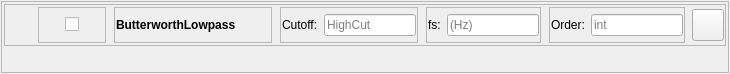
<?xml version="1.0" encoding="UTF-8"?>
<ui version="4.0">
 <class>topLevelForm</class>
 <widget class="QWidget" name="topLevelForm">
  <property name="geometry">
   <rect>
    <x>0</x>
    <y>0</y>
    <width>730</width>
    <height>74</height>
   </rect>
  </property>
  <property name="sizePolicy">
   <sizepolicy hsizetype="Preferred" vsizetype="Minimum">
    <horstretch>0</horstretch>
    <verstretch>0</verstretch>
   </sizepolicy>
  </property>
  <property name="maximumSize">
   <size>
    <width>800</width>
    <height>100</height>
   </size>
  </property>
  <property name="windowTitle">
   <string>Form</string>
  </property>
  <layout class="QVBoxLayout" name="verticalLayout">
   <property name="leftMargin">
    <number>1</number>
   </property>
   <property name="topMargin">
    <number>1</number>
   </property>
   <property name="rightMargin">
    <number>1</number>
   </property>
   <property name="bottomMargin">
    <number>1</number>
   </property>
   <item>
    <widget class="QFrame" name="frame_6">
     <property name="frameShape">
      <enum>QFrame::StyledPanel</enum>
     </property>
     <property name="frameShadow">
      <enum>QFrame::Raised</enum>
     </property>
     <layout class="QVBoxLayout" name="verticalLayout_3">
      <property name="leftMargin">
       <number>1</number>
      </property>
      <property name="topMargin">
       <number>1</number>
      </property>
      <property name="rightMargin">
       <number>1</number>
      </property>
      <property name="bottomMargin">
       <number>1</number>
      </property>
      <item>
       <widget class="QWidget" name="DataProcessorSettingsWidget" native="true">
        <layout class="QHBoxLayout" name="horizontalLayout_10">
         <property name="leftMargin">
          <number>1</number>
         </property>
         <property name="topMargin">
          <number>1</number>
         </property>
         <property name="rightMargin">
          <number>1</number>
         </property>
         <property name="bottomMargin">
          <number>1</number>
         </property>
         <item>
          <widget class="QFrame" name="frame">
           <property name="sizePolicy">
            <sizepolicy hsizetype="Preferred" vsizetype="Minimum">
             <horstretch>0</horstretch>
             <verstretch>0</verstretch>
            </sizepolicy>
           </property>
           <property name="frameShape">
            <enum>QFrame::StyledPanel</enum>
           </property>
           <property name="frameShadow">
            <enum>QFrame::Raised</enum>
           </property>
           <layout class="QHBoxLayout" name="horizontalLayout_12">
            <property name="leftMargin">
             <number>1</number>
            </property>
            <property name="topMargin">
             <number>1</number>
            </property>
            <property name="rightMargin">
             <number>1</number>
            </property>
            <property name="bottomMargin">
             <number>1</number>
            </property>
            <item>
             <widget class="QLabel" name="DataProcessorStateLabel">
              <property name="sizePolicy">
               <sizepolicy hsizetype="Fixed" vsizetype="Minimum">
                <horstretch>0</horstretch>
                <verstretch>0</verstretch>
               </sizepolicy>
              </property>
              <property name="minimumSize">
               <size>
                <width>25</width>
                <height>0</height>
               </size>
              </property>
              <property name="text">
               <string/>
              </property>
             </widget>
            </item>
            <item>
             <widget class="QWidget" name="ActivateCheckboxWidget" native="true">
              <property name="sizePolicy">
               <sizepolicy hsizetype="Fixed" vsizetype="Minimum">
                <horstretch>0</horstretch>
                <verstretch>0</verstretch>
               </sizepolicy>
              </property>
              <property name="minimumSize">
               <size>
                <width>70</width>
                <height>0</height>
               </size>
              </property>
              <layout class="QHBoxLayout" name="horizontalLayout_3">
               <property name="leftMargin">
                <number>1</number>
               </property>
               <property name="topMargin">
                <number>1</number>
               </property>
               <property name="rightMargin">
                <number>1</number>
               </property>
               <property name="bottomMargin">
                <number>1</number>
               </property>
               <item>
                <widget class="QFrame" name="frame_1">
                 <property name="frameShape">
                  <enum>QFrame::StyledPanel</enum>
                 </property>
                 <property name="frameShadow">
                  <enum>QFrame::Raised</enum>
                 </property>
                 <layout class="QHBoxLayout" name="horizontalLayout_7">
                  <property name="leftMargin">
                   <number>1</number>
                  </property>
                  <property name="topMargin">
                   <number>1</number>
                  </property>
                  <property name="rightMargin">
                   <number>1</number>
                  </property>
                  <property name="bottomMargin">
                   <number>1</number>
                  </property>
                  <item alignment="Qt::AlignHCenter|Qt::AlignVCenter">
                   <widget class="QCheckBox" name="ActivateDataProcessorCheckbox">
                    <property name="layoutDirection">
                     <enum>Qt::RightToLeft</enum>
                    </property>
                    <property name="text">
                     <string/>
                    </property>
                   </widget>
                  </item>
                 </layout>
                </widget>
               </item>
              </layout>
             </widget>
            </item>
            <item>
             <widget class="QWidget" name="dataProessorNameWidget" native="true">
              <property name="sizePolicy">
               <sizepolicy hsizetype="Fixed" vsizetype="Minimum">
                <horstretch>0</horstretch>
                <verstretch>0</verstretch>
               </sizepolicy>
              </property>
              <property name="minimumSize">
               <size>
                <width>160</width>
                <height>0</height>
               </size>
              </property>
              <layout class="QHBoxLayout" name="horizontalLayout_2">
               <property name="leftMargin">
                <number>1</number>
               </property>
               <property name="topMargin">
                <number>1</number>
               </property>
               <property name="rightMargin">
                <number>1</number>
               </property>
               <property name="bottomMargin">
                <number>1</number>
               </property>
               <item>
                <widget class="QFrame" name="frame_2">
                 <property name="frameShape">
                  <enum>QFrame::StyledPanel</enum>
                 </property>
                 <property name="frameShadow">
                  <enum>QFrame::Raised</enum>
                 </property>
                 <layout class="QHBoxLayout" name="horizontalLayout_4">
                  <property name="leftMargin">
                   <number>1</number>
                  </property>
                  <property name="topMargin">
                   <number>1</number>
                  </property>
                  <property name="rightMargin">
                   <number>1</number>
                  </property>
                  <property name="bottomMargin">
                   <number>1</number>
                  </property>
                  <item>
                   <widget class="QLabel" name="dataProcessorNameLabel">
                    <property name="enabled">
                     <bool>true</bool>
                    </property>
                    <property name="sizePolicy">
                     <sizepolicy hsizetype="Expanding" vsizetype="Fixed">
                      <horstretch>0</horstretch>
                      <verstretch>0</verstretch>
                     </sizepolicy>
                    </property>
                    <property name="minimumSize">
                     <size>
                      <width>0</width>
                      <height>32</height>
                     </size>
                    </property>
                    <property name="maximumSize">
                     <size>
                      <width>200</width>
                      <height>32</height>
                     </size>
                    </property>
                    <property name="font">
                     <font>
                      <bold>true</bold>
                     </font>
                    </property>
                    <property name="text">
                     <string>ButterworthLowpass</string>
                    </property>
                   </widget>
                  </item>
                 </layout>
                </widget>
               </item>
              </layout>
             </widget>
            </item>
            <item>
             <widget class="QWidget" name="cutoffWidget" native="true">
              <property name="sizePolicy">
               <sizepolicy hsizetype="Preferred" vsizetype="Minimum">
                <horstretch>0</horstretch>
                <verstretch>0</verstretch>
               </sizepolicy>
              </property>
              <layout class="QHBoxLayout" name="horizontalLayout_5">
               <property name="leftMargin">
                <number>1</number>
               </property>
               <property name="topMargin">
                <number>1</number>
               </property>
               <property name="rightMargin">
                <number>1</number>
               </property>
               <property name="bottomMargin">
                <number>1</number>
               </property>
               <item>
                <widget class="QFrame" name="frame_3">
                 <property name="frameShape">
                  <enum>QFrame::StyledPanel</enum>
                 </property>
                 <property name="frameShadow">
                  <enum>QFrame::Raised</enum>
                 </property>
                 <layout class="QHBoxLayout" name="horizontalLayout_8">
                  <property name="leftMargin">
                   <number>1</number>
                  </property>
                  <property name="topMargin">
                   <number>1</number>
                  </property>
                  <property name="rightMargin">
                   <number>1</number>
                  </property>
                  <property name="bottomMargin">
                   <number>1</number>
                  </property>
                  <item>
                   <widget class="QLabel" name="cutoffLable">
                    <property name="text">
                     <string>Cutoff:</string>
                    </property>
                   </widget>
                  </item>
                  <item>
                   <widget class="QLineEdit" name="cutoffLineEdit">
                    <property name="inputMask">
                     <string/>
                    </property>
                    <property name="text">
                     <string/>
                    </property>
                    <property name="placeholderText">
                     <string>HighCut</string>
                    </property>
                   </widget>
                  </item>
                 </layout>
                </widget>
               </item>
              </layout>
             </widget>
            </item>
            <item>
             <widget class="QWidget" name="fsWidget" native="true">
              <property name="sizePolicy">
               <sizepolicy hsizetype="Preferred" vsizetype="Minimum">
                <horstretch>0</horstretch>
                <verstretch>0</verstretch>
               </sizepolicy>
              </property>
              <layout class="QHBoxLayout" name="horizontalLayout_6">
               <property name="leftMargin">
                <number>1</number>
               </property>
               <property name="topMargin">
                <number>1</number>
               </property>
               <property name="rightMargin">
                <number>1</number>
               </property>
               <property name="bottomMargin">
                <number>1</number>
               </property>
               <item>
                <widget class="QFrame" name="frame_4">
                 <property name="frameShape">
                  <enum>QFrame::StyledPanel</enum>
                 </property>
                 <property name="frameShadow">
                  <enum>QFrame::Raised</enum>
                 </property>
                 <layout class="QHBoxLayout" name="horizontalLayout">
                  <property name="leftMargin">
                   <number>1</number>
                  </property>
                  <property name="topMargin">
                   <number>1</number>
                  </property>
                  <property name="rightMargin">
                   <number>1</number>
                  </property>
                  <property name="bottomMargin">
                   <number>1</number>
                  </property>
                  <item>
                   <widget class="QLabel" name="fsLabel">
                    <property name="text">
                     <string>fs:</string>
                    </property>
                   </widget>
                  </item>
                  <item>
                   <widget class="QLineEdit" name="fsLineEdit">
                    <property name="text">
                     <string/>
                    </property>
                    <property name="placeholderText">
                     <string>(Hz)</string>
                    </property>
                   </widget>
                  </item>
                 </layout>
                </widget>
               </item>
              </layout>
             </widget>
            </item>
            <item>
             <widget class="QWidget" name="orderWidget" native="true">
              <property name="sizePolicy">
               <sizepolicy hsizetype="Preferred" vsizetype="Minimum">
                <horstretch>0</horstretch>
                <verstretch>0</verstretch>
               </sizepolicy>
              </property>
              <layout class="QHBoxLayout" name="horizontalLayout_11">
               <property name="leftMargin">
                <number>1</number>
               </property>
               <property name="topMargin">
                <number>1</number>
               </property>
               <property name="rightMargin">
                <number>1</number>
               </property>
               <property name="bottomMargin">
                <number>1</number>
               </property>
               <item>
                <widget class="QFrame" name="frame_5">
                 <property name="frameShape">
                  <enum>QFrame::StyledPanel</enum>
                 </property>
                 <property name="frameShadow">
                  <enum>QFrame::Raised</enum>
                 </property>
                 <layout class="QHBoxLayout" name="horizontalLayout_9">
                  <property name="leftMargin">
                   <number>1</number>
                  </property>
                  <property name="topMargin">
                   <number>1</number>
                  </property>
                  <property name="rightMargin">
                   <number>1</number>
                  </property>
                  <property name="bottomMargin">
                   <number>1</number>
                  </property>
                  <item>
                   <widget class="QLabel" name="orderLabel">
                    <property name="text">
                     <string>Order:</string>
                    </property>
                   </widget>
                  </item>
                  <item>
                   <widget class="QLineEdit" name="orderLineEdit">
                    <property name="text">
                     <string/>
                    </property>
                    <property name="placeholderText">
                     <string>int</string>
                    </property>
                   </widget>
                  </item>
                 </layout>
                </widget>
               </item>
              </layout>
             </widget>
            </item>
            <item>
             <widget class="QPushButton" name="removeDataProcessorBtn">
              <property name="sizePolicy">
               <sizepolicy hsizetype="Fixed" vsizetype="Minimum">
                <horstretch>0</horstretch>
                <verstretch>0</verstretch>
               </sizepolicy>
              </property>
              <property name="minimumSize">
               <size>
                <width>32</width>
                <height>32</height>
               </size>
              </property>
              <property name="maximumSize">
               <size>
                <width>32</width>
                <height>32</height>
               </size>
              </property>
              <property name="text">
               <string/>
              </property>
             </widget>
            </item>
           </layout>
          </widget>
         </item>
        </layout>
       </widget>
      </item>
      <item>
       <widget class="QWidget" name="DataProcessorEvokeMessageWidget" native="true">
        <layout class="QHBoxLayout" name="horizontalLayout_13">
         <property name="leftMargin">
          <number>1</number>
         </property>
         <property name="topMargin">
          <number>1</number>
         </property>
         <property name="rightMargin">
          <number>1</number>
         </property>
         <property name="bottomMargin">
          <number>1</number>
         </property>
         <item>
          <widget class="QLabel" name="DataProcessorEvokeMessageLabel">
           <property name="text">
            <string/>
           </property>
          </widget>
         </item>
        </layout>
       </widget>
      </item>
     </layout>
    </widget>
   </item>
  </layout>
 </widget>
 <resources/>
 <connections/>
</ui>
